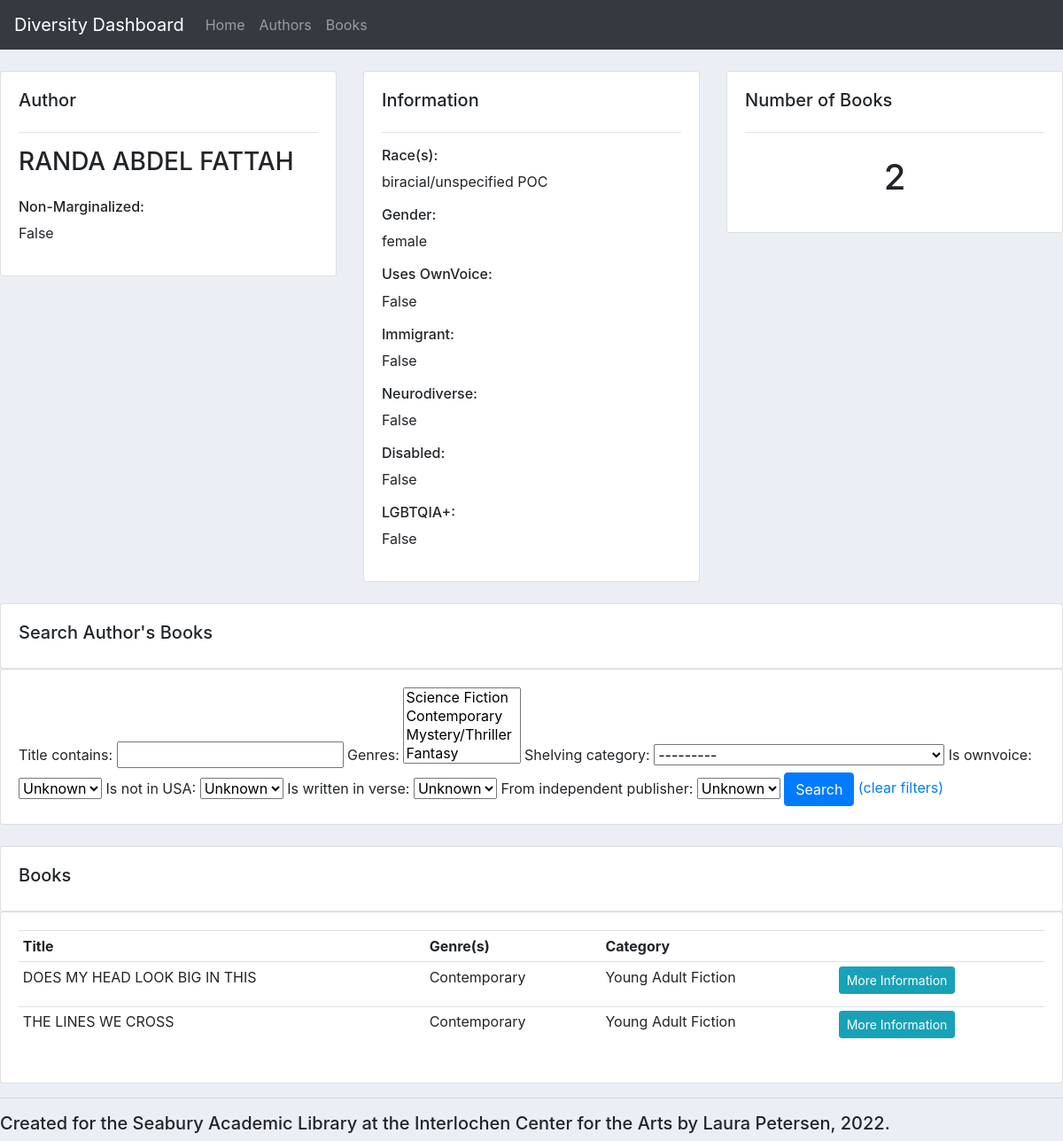
/author_info/4/, run on the app's committed database.
### library/models.py (models this page shows, shortened)
class Author(models.Model):
    first_name = models.CharField(max_length=100, null=True)
    last_name = models.CharField(max_length=100, null=True)
    full_name = models.CharField(max_length=200, null=True)
    races = models.ManyToManyField(Race)
    gender = models.ForeignKey(Gender, on_delete=models.SET_NULL, null=True)
    non_marginalized = models.BooleanField()
    uses_ownvoice = models.BooleanField()
    is_immigrant = models.BooleanField()
    is_neurodiverse = models.BooleanField()
    is_disabled = models.BooleanField()
    is_lgbtqia = models.BooleanField()
    notes = models.CharField(max_length=500, null=True, blank=True)
    books = models.ManyToManyField(Book)

class Race(models.Model):
    name = models.CharField(max_length=100, null=True)
    description = models.CharField(max_length=500, null=True, blank=True)

class Gender(models.Model):
    name = models.CharField(max_length=100, null=True)
    description = models.CharField(max_length=500, null=True, blank=True)
    def __str__(self):
        return self.name

class Book(models.Model):
    title = models.CharField(max_length=200, null=True)
    genres = models.ManyToManyField(Genre)
    shelving_category = models.ForeignKey(ShelvingCategory, null=True, on_delete=models.SET_NULL)
    is_ownvoice = models.BooleanField()
    is_not_in_USA = models.BooleanField()
    is_verse = models.BooleanField(verbose_name='Is written in verse')
    from_independent_publisher = models.BooleanField()
    characters = models.OneToOneField(Characters, on_delete=models.CASCADE, null=True)
    notes = models.CharField(max_length=500, null=True, blank=True)

class Genre(models.Model):
    name = models.CharField(max_length=100, null=True)
    description = models.CharField(max_length=500, null=True, blank=True)
    def __str__(self):
        return self.name

class ShelvingCategory(models.Model):
    name = models.CharField(max_length=100, null=True)
    description = models.CharField(max_length=500, null=True, blank=True)
    def __str__(self):
        return self.name

### library/views.py (the view)
# urls.py: path('author_info/<str:pk>/', views.author_info, name='author_info'),
def author_info(request, pk): # pk stands for primary key, will prob be the id
    author = Author.objects.get(id=pk)
    books = author.books
    myFilter = BookFilter(request.GET, queryset=books)
    books = myFilter.qs
    context = {'author': author, 'books': books, 'myFilter': myFilter}
    return render(request, 'library/author_info.html', context)

### library/templates/library/author_info.html (shortened to what this page needs)
{% extends 'library/main.html' %}
{% block content %}
    <br>
<div class="row">
    <div class="col-md">
        <div class="card card-body">
            <h5>Author</h5>
            <hr>
            <h3>{{author.full_name}}</h3>
            <h6>Non-Marginalized:</h6>
            <p>{{author.non_marginalized}}</p>
        </div>
    </div>
    <div class="col-md">
        <div class="card card-body">
                <h5>Information</h5>
                <hr>
                <h6>Race(s):</h6>
                    {% for race in author.races.values %}
                    <p>{{race.name}}</p>
                    {% endfor %}
                <h6>Gender:</h6>
                <p>{{author.gender}}</p>
                <h6>Uses OwnVoice:</h6>
                <p>{{author.uses_ownvoice}}</p>
                <h6>Immigrant:</h6>
                <p>{{author.is_immigrant}}</p>
                <h6>Neurodiverse:</h6>
                <p>{{author.is_neurodiverse}}</p>
                <h6>Disabled:</h6>
                <p>{{author.is_disabled}}</p>
                <h6>LGBTQIA+:</h6>
                <p>{{author.is_lgbtqia}}</p>
        </div>
    </div>
    <div class="col-md">
        <div class="card card-body">
            <h5>Number of Books</h5>
            <hr>
            <h1 style="text-align: center;padding: 10px">{{author.books.count}}</h1>
        </div>
    </div>
</div>
<br>
    <div class="row">
        <div class="col">
            <div class="card card-body">
                <h5>Search Author's Books</h5>
            </div>
            <div class="card card-body">
                <form method="get">
                    {{myFilter.form}}
                    <button class="btn btn-primary" type="submit">Search</button>
                    <a href="{% url 'author_info' author.id %}">(clear filters)</a>
                </form>
            </div>
        </div>
    </div>
<br>
<div class="row">
    <div class="col-md">
        <div class="card card-body">
            <h5>Books</h5>
        </div>
        <div class="card card-body">
            <table class="table table-sm">
                <tr>
                    <th>Title</th>
                    <th>Genre(s)</th>
                    <th>Category</th>
                    <th></th>
                </tr>
                {% for book in books %}
                    <tr>
                        <td>{{book.title}}</td>
                        <td>{% for genre in book.genres.values %}
                            <p>{{genre.name}}</p>
                            {% endfor %}</td>
                        <td>{{book.shelving_category}}</td>
                        <td><a class='btn btn-sm btn-info'href="{% url 'book_info' book.id %}">More Information</a></td>
                    </tr>
                {% endfor %}
            </table>
        </div>
    </div>
</div>
{% endblock %}

### library/templates/library/main.html (style rules this page uses)
body { background-color: #ebeff5; }

### data on the page
Author: full_name "RANDA ABDEL FATTAH", non_marginalized "False", gender "female", uses_ownvoice "False", is_immigrant "False", is_neurodiverse "False", is_disabled "False", is_lgbtqia "False", books.count "2"
Race: name "biracial/unspecified POC"
Book: title "DOES MY HEAD LOOK BIG IN THIS", shelving_category "Young Adult Fiction"
Genre: name "Contemporary"
Book: title "THE LINES WE CROSS", shelving_category "Young Adult Fiction"
